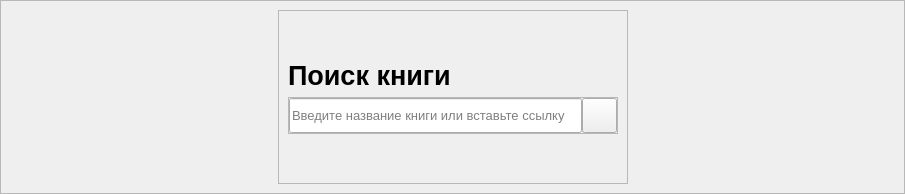
               <widget class="QWidget" name="addBookPage">
                <layout class="QHBoxLayout" name="horizontalLayout_14">
                 <property name="spacing">
                  <number>0</number>
                 </property>
                 <property name="leftMargin">
                  <number>0</number>
                 </property>
                 <property name="topMargin">
                  <number>0</number>
                 </property>
                 <property name="rightMargin">
                  <number>0</number>
                 </property>
                 <property name="bottomMargin">
                  <number>0</number>
                 </property>
                 <item>
                  <widget class="QFrame" name="addBookPageContent">
                   <property name="frameShape">
                    <enum>QFrame::StyledPanel</enum>
                   </property>
                   <property name="frameShadow">
                    <enum>QFrame::Raised</enum>
                   </property>
                   <layout class="QHBoxLayout" name="horizontalLayout_23">
                    <item>
                     <spacer name="horizontalSpacer_2">
                      <property name="orientation">
                       <enum>Qt::Horizontal</enum>
                      </property>
                      <property name="sizeType">
                       <enum>QSizePolicy::Preferred</enum>
                      </property>
                      <property name="sizeHint" stdset="0">
                       <size>
                        <width>268</width>
                        <height>20</height>
                       </size>
                      </property>
                     </spacer>
                    </item>
                    <item>
                     <widget class="QFrame" name="searchForm">
                      <property name="minimumSize">
                       <size>
                        <width>350</width>
                        <height>0</height>
                       </size>
                      </property>
                      <property name="frameShape">
                       <enum>QFrame::StyledPanel</enum>
                      </property>
                      <property name="frameShadow">
                       <enum>QFrame::Raised</enum>
                      </property>
                      <layout class="QVBoxLayout" name="verticalLayout_17">
                       <item>
                        <spacer name="verticalSpacer_4">
                         <property name="orientation">
                          <enum>Qt::Vertical</enum>
                         </property>
                         <property name="sizeHint" stdset="0">
                          <size>
                           <width>20</width>
                           <height>40</height>
                          </size>
                         </property>
                        </spacer>
                       </item>
                       <item>
                        <widget class="QLabel" name="label_4">
                         <property name="font">
                          <font>
                           <family>Arial</family>
                           <pointsize>20</pointsize>
                           <weight>75</weight>
                           <bold>true</bold>
                          </font>
                         </property>
                         <property name="text">
                          <string>Поиск книги</string>
                         </property>
                        </widget>
                       </item>
                       <item>
                        <widget class="QFrame" name="searchField_2">
                         <property name="frameShape">
                          <enum>QFrame::StyledPanel</enum>
                         </property>
                         <property name="frameShadow">
                          <enum>QFrame::Raised</enum>
                         </property>
                         <layout class="QHBoxLayout" name="horizontalLayout_22">
                          <property name="spacing">
                           <number>0</number>
                          </property>
                          <property name="leftMargin">
                           <number>0</number>
                          </property>
                          <property name="topMargin">
                           <number>0</number>
                          </property>
                          <property name="rightMargin">
                           <number>0</number>
                          </property>
                          <property name="bottomMargin">
                           <number>0</number>
                          </property>
                          <item>
                           <widget class="QLineEdit" name="searchNewBookLineEdit">
                            <property name="minimumSize">
                             <size>
                              <width>0</width>
                              <height>35</height>
                             </size>
                            </property>
                            <property name="maximumSize">
                             <size>
                              <width>16777215</width>
                              <height>35</height>
                             </size>
                            </property>
                            <property name="font">
                             <font>
                              <family>Arial</family>
                              <pointsize>10</pointsize>
                             </font>
                            </property>
                            <property name="text">
                             <string/>
                            </property>
                            <property name="placeholderText">
                             <string>Введите название книги или вставьте ссылку</string>
                            </property>
                           </widget>
                          </item>
                          <item>
                           <widget class="QPushButton" name="searchNewBookBtn">
                            <property name="minimumSize">
                             <size>
                              <width>35</width>
                              <height>35</height>
                             </size>
                            </property>
                            <property name="maximumSize">
                             <size>
                              <width>35</width>
                              <height>35</height>
                             </size>
                            </property>
                            <property name="font">
                             <font>
                              <family>Arial</family>
                              <pointsize>13</pointsize>
                              <weight>75</weight>
                              <bold>true</bold>
                             </font>
                            </property>
                            <property name="text">
                             <string/>
                            </property>
                            <property name="icon">
                             <iconset resource="resources/icons.qrc">
                              <normaloff>:/menu/search.svg</normaloff>:/menu/search.svg</iconset>
                            </property>
                            <property name="iconSize">
                             <size>
                              <width>28</width>
                              <height>28</height>
                             </size>
                            </property>
                           </widget>
                          </item>
                         </layout>
                        </widget>
                       </item>
                       <item>
                        <spacer name="verticalSpacer_5">
                         <property name="orientation">
                          <enum>Qt::Vertical</enum>
                         </property>
                         <property name="sizeHint" stdset="0">
                          <size>
                           <width>20</width>
                           <height>40</height>
                          </size>
                         </property>
                        </spacer>
                       </item>
                      </layout>
                     </widget>
                    </item>
                    <item>
                     <spacer name="horizontalSpacer_3">
                      <property name="orientation">
                       <enum>Qt::Horizontal</enum>
                      </property>
                      <property name="sizeType">
                       <enum>QSizePolicy::Preferred</enum>
                      </property>
                      <property name="sizeHint" stdset="0">
                       <size>
                        <width>267</width>
                        <height>20</height>
                       </size>
                      </property>
                     </spacer>
                    </item>
                   </layout>
                  </widget>
                 </item>
                </layout>
               </widget>
